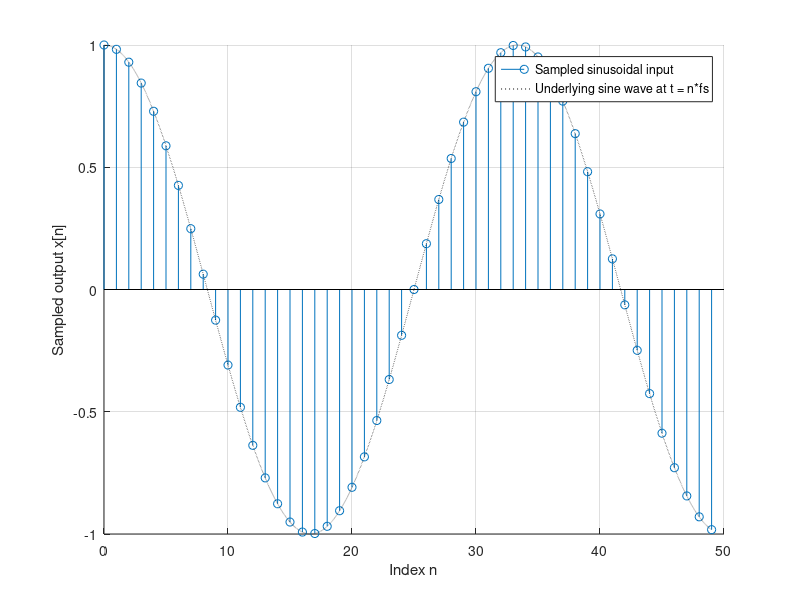
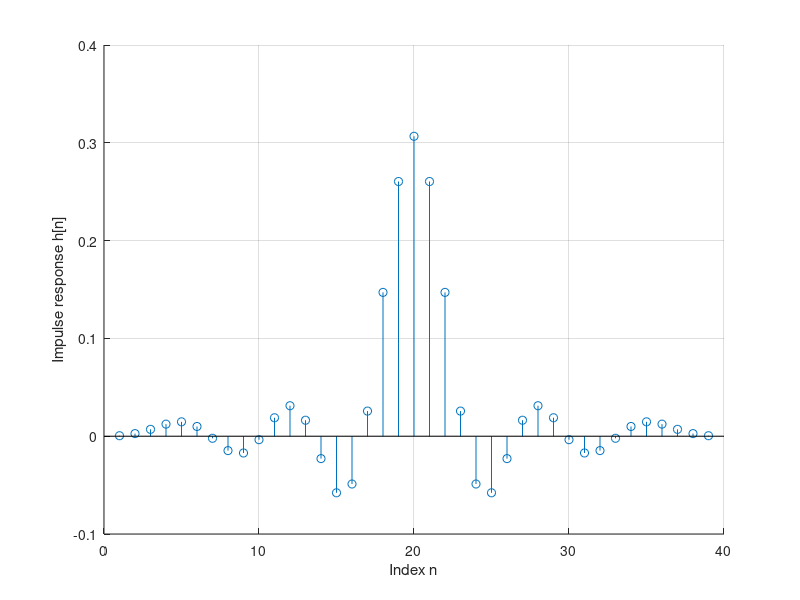
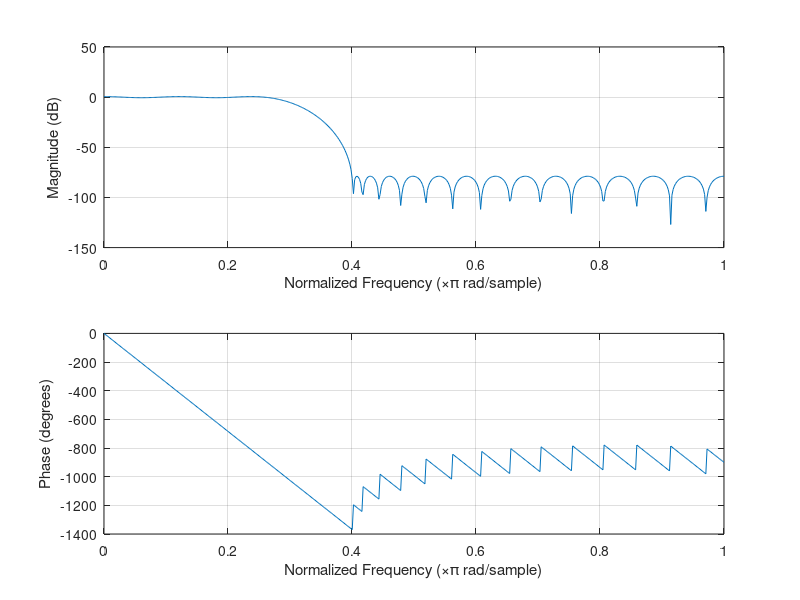

Here is the MATLAB script that generated these plots, in order:
clear; close all; clc
%% Units
s   = 1;
Hz  = 1/s;
kHz = 10^3*Hz;
%% Load filter
load('LPF1.mat');
%% Parameters
f0 = 0.18*kHz;
fs = 6.0*kHz;
tstart  = 0;
tend    = 10;
%% 1) Create sampled sine 
x = zeros(3,tend*fs);
for i = 1:tend*fs;
    t       = (i-1)*1/fs + tstart;
    x(1,i)  = t;
    x(2,i)  = i - 1;
    x(3,i)  = sin(2*pi*f0*t + pi/2);
end
%% 1) Plotting
figure(1)
hold on
grid on
stem(x(2,1:50),x(3,1:50))
plot(fs*linspace(x(1,1),x(1,50),50*100), sin(2*pi*f0*linspace(x(1,1),x(1,50),50*100) + pi/2), 'k:')
legend('Sampled sinusoidal input','Underlying sine wave at t = n*fs')
xlabel('Index n')
ylabel('Sampled output x[n]')
%% 2) LPF
figure(2)
hold on
grid on
stem(LPF)
xlabel('Index n')
ylabel('Impulse response h[n]')

figure(3)
hold on
grid on
freqz(LPF)
subplot(2,1,1)
line([0.3*pi 0.3*pi],[-inf inf], 'Color', 'k')
%% 3) 
% y1
y1(1,:) = x(1,mod(x(2,:),3) == 0);                                          % Just copy time index of sample points
y1(2,:) = x(2,mod(x(2,:),3) == 0)/3;                                        % Indices are divided by 3
y1(3,:) = x(3,mod(x(2,:),3) == 0);                                          % Values of x[n] are copied once every 3 samples
% y2
y2(1,:) = x(1,mod(x(2,:),3) == 0);  
y2(2,:) = x(2,mod(x(2,:),3) == 0)/3;
output  = conv(LPF,x(3,:));                                                 % Output is x convolved with LPF
y2(3,:) = output(1,mod(x(2,:),3) == 0);                                         % y2 is output downsampled by factor 3    

